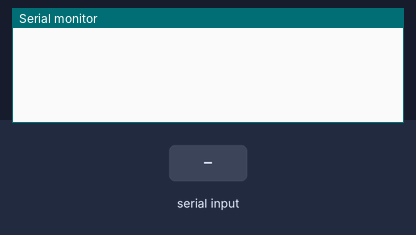
Bench run of a sketch on a simulated Arduino Uno, built with avr-gcc and run on an emulated ATmega328P. Parts: the last lines printed to the serial monitor. The inputs (shaded band) are chosen by the test bench.

Above: at 1.2 s.
1.3 s: "ON" received over Serial
At 3.4 s:
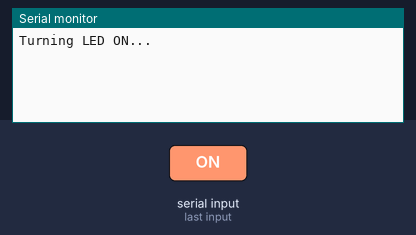
3.8 s: "OFF" received over Serial
At 5.3 s:
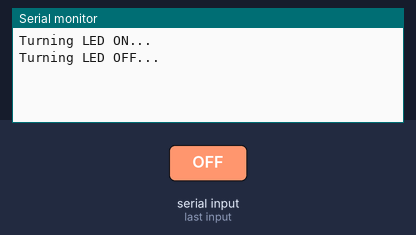
6.3 s: "1" received over Serial
At 8.4 s:
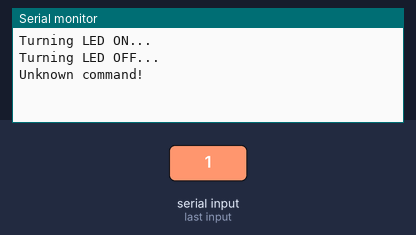

The sketch:

ON_OFF.ino
```cpp
String arduinoInput;

void setup() {
  pinMode(2, OUTPUT);  //LINE 1
  Serial.begin(9600); //LINE 2
}

void loop() {
     while(!Serial.available()) {
    //Do Nothing
   }
    if (Serial.available()){
    arduinoInput = Serial.readString(); //LINE 4

    if(arduinoInput.equalsIgnoreCase("ON"))  //LINE 5
       {
         Serial.println("Turning LED ON...");  //LINE 6
         digitalWrite(2, HIGH); //LINE 7
       }
     else if (arduinoInput.equalsIgnoreCase("OFF")) //LINE 8
        {
          Serial.println("Turning LED OFF..."); //LINE 9
          digitalWrite(2, LOW);
        }
      else  //LINE110
        {
          Serial.println("Unknown command!"); //LINE 11
        }
    }
 }
```

Measured:
- after the input at 1.3 s, the serial monitor: prints a new line after 1.0 s (image 1)
- after the input at 3.8 s, the serial monitor: prints a new line after 1.0 s (image 2)
- after the input at 6.3 s, the serial monitor: prints a new line after 1.0 s (image 3)
